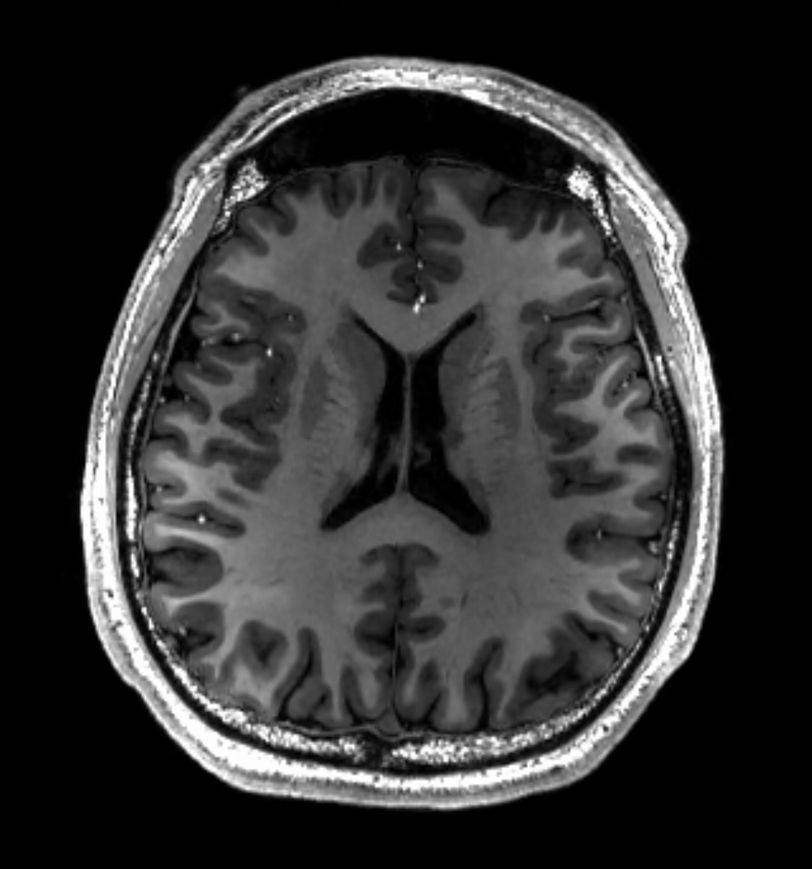
#> input picture Edge detection/brain_mri.png, 812 x 869 px, shrunk from 1433 x 1534 before the run
$ jupyter execute 'Canny-like implementation.ipynb'   (older library calls are emulated)
#> lines starting #> are read from the running program, lines starting #| are printed output that depends on the picture; after the words box and inside, x2 and y2 are one past the last pixel; in counts of white or black regions, pixels touching at a corner belong together
#> further down, image is the input picture: shape (869, 812, 3); min 0, max 255, mean 48.6
[cell 1]
import cv2
import numpy as np
import matplotlib.pyplot as plt

def apply_canny(image, low_threshold, high_threshold):
    # Convert the image to grayscale
#> called with low_threshold = 5, high_threshold = 150
    gray = cv2.cvtColor(image, cv2.COLOR_BGR2GRAY)

    # Apply Gaussian blur to reduce noise and help edge detection
    blurred = cv2.GaussianBlur(gray, (5, 5), 0)

    # Compute the gradients using Sobel operator
    gradient_x = cv2.Sobel(blurred, cv2.CV_64F, 1, 0, ksize=3)
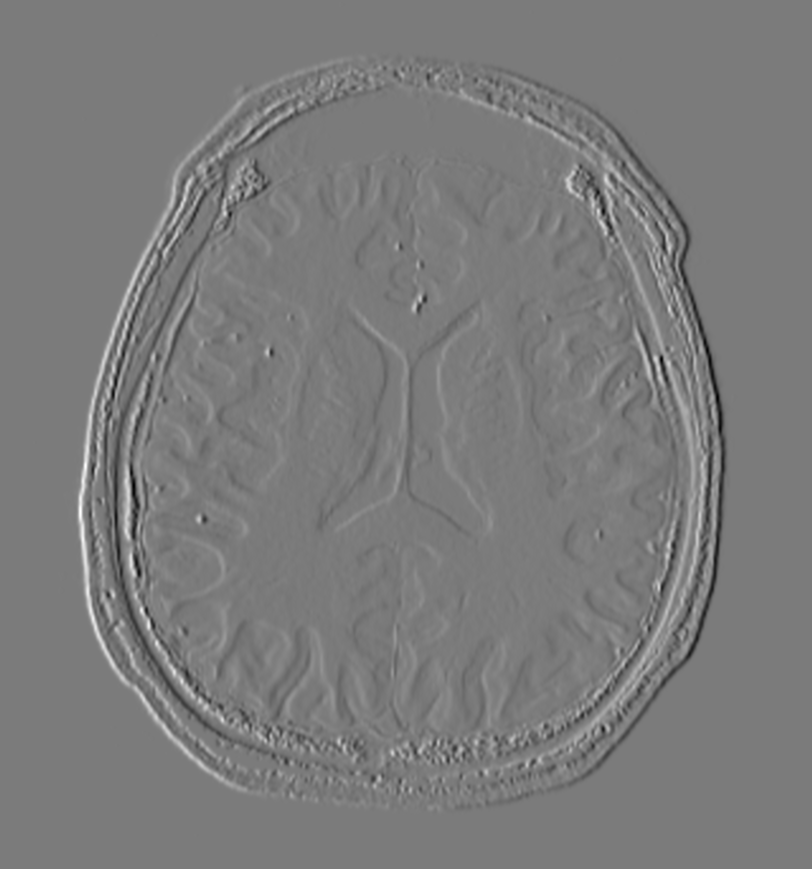
#> gradient_x: shape (869, 812) float64; min -493, max 527, mean 0; drawn with min black and max white
    gradient_y = cv2.Sobel(blurred, cv2.CV_64F, 0, 1, ksize=3)
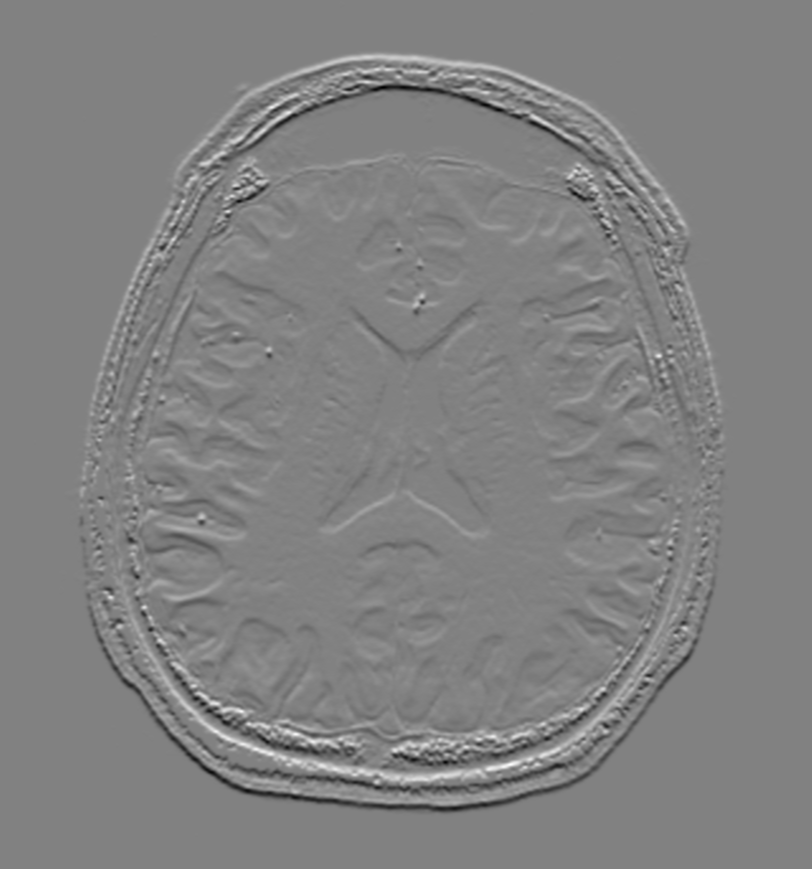
#> gradient_y: shape (869, 812) float64; min -432, max 418, mean 0; drawn with min black and max white

    # Compute the magnitude and direction of gradients
    magnitude = np.sqrt(gradient_x**2 + gradient_y**2)
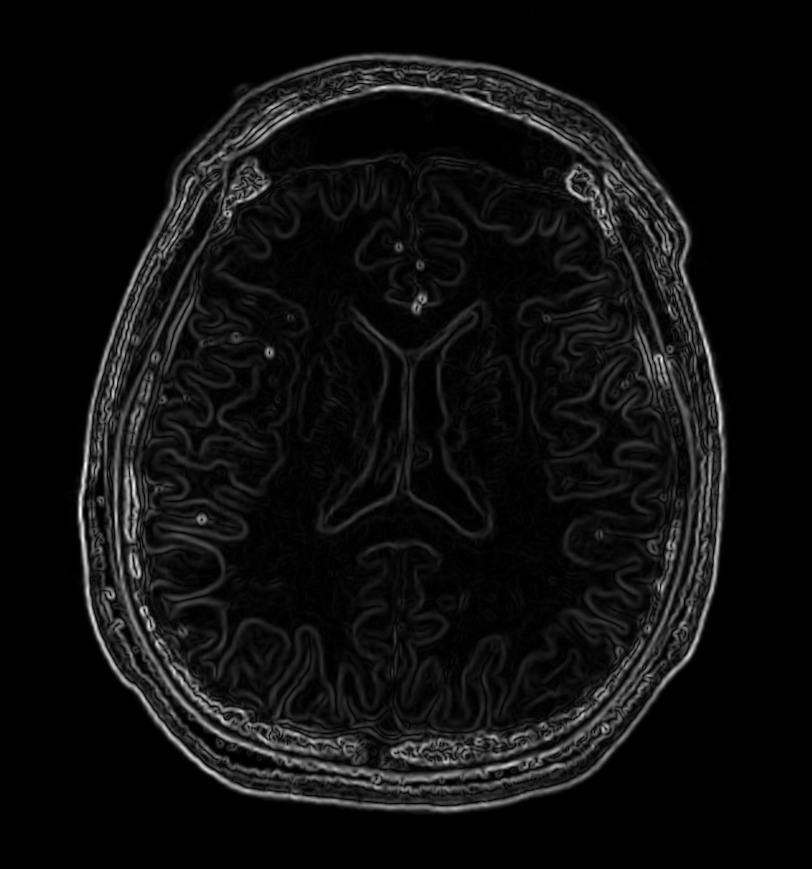
#> magnitude: shape (869, 812) float64; min 0, max 527.5, mean 30.6; drawn with min black and max white
    direction = np.arctan2(gradient_y, gradient_x) * (180 / np.pi)
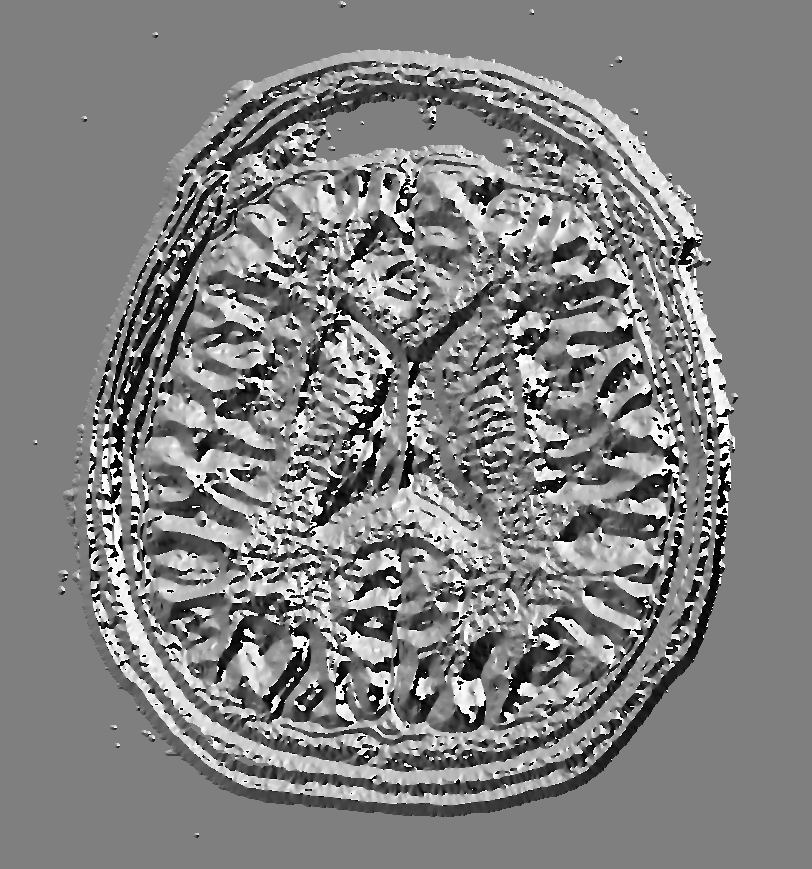
#> direction: shape (869, 812) float64; min -179.8, max 180, mean 2.9; drawn with min black and max white

    # Non-maximum suppression
    suppressed = np.zeros_like(magnitude)
    for i in range(1, magnitude.shape[0] - 1):
        for j in range(1, magnitude.shape[1] - 1):
            angle = direction[i, j]
            q = 255
            r = 255

            if (0 <= angle < 22.5) or (157.5 <= angle <= 180):
                q = magnitude[i, j + 1]
                r = magnitude[i, j - 1]
            elif 22.5 <= angle < 67.5:
                q = magnitude[i + 1, j - 1]
                r = magnitude[i - 1, j + 1]
            elif 67.5 <= angle < 112.5:
                q = magnitude[i + 1, j]
                r = magnitude[i - 1, j]
            elif 112.5 <= angle < 157.5:
                q = magnitude[i - 1, j - 1]
                r = magnitude[i + 1, j + 1]

            if magnitude[i, j] >= q and magnitude[i, j] >= r:
                suppressed[i, j] = magnitude[i, j]
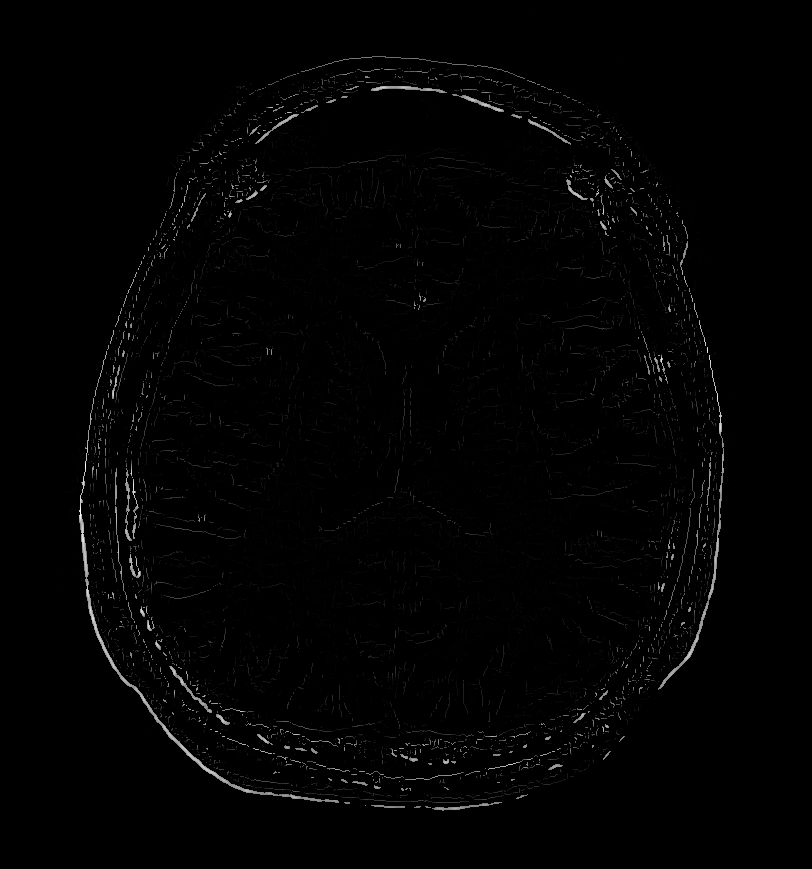
#> suppressed: shape (869, 812) float64; min 0, max 527.5, mean 5.5; drawn with min black and max white

    # Hysteresis thresholding
    edges = np.zeros_like(suppressed)
    edges[(suppressed >= high_threshold)] = 255
    edges[(suppressed <= low_threshold)] = 0
    # Simplified version without having edge linking and connection
    return edges

# Read the image
image = cv2.imread('brain_mri.png')

# Check if the image is loaded successfully
if image is None:
    raise ValueError("Error: Image not loaded. Please check the file path.")

# Apply Canny edge detector
edges = apply_canny(image, low_threshold=5, high_threshold=150)
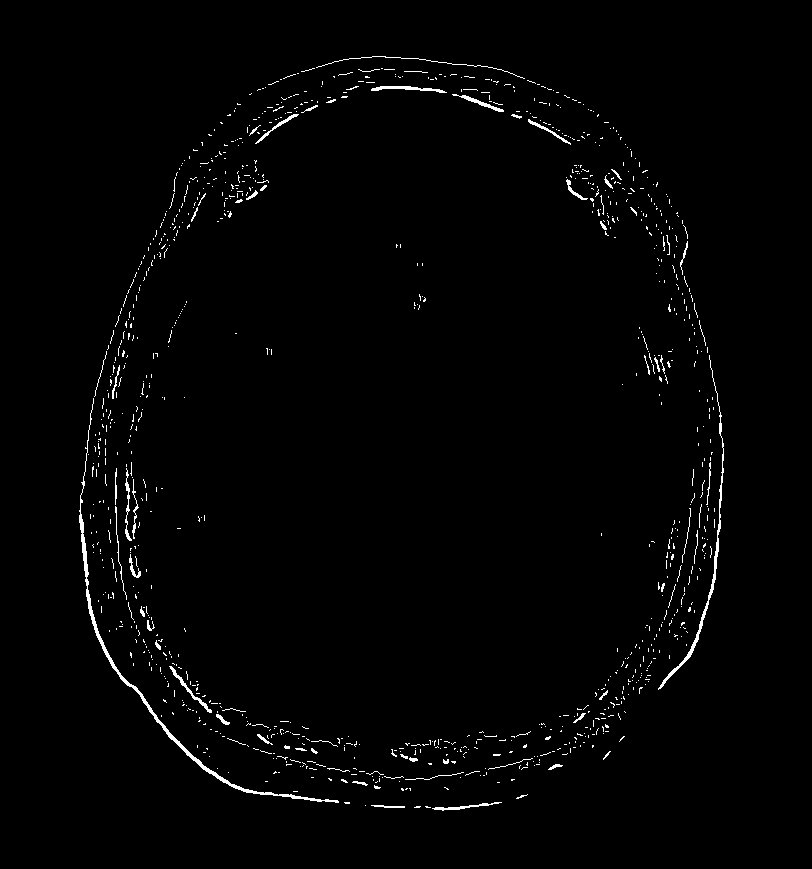
#> edges: shape (869, 812) float64; 1.4% white in thin lines or dots, all inside (x1, y1, x2, y2) = (79, 56, 724, 811)

# Display the original and edge-detected images
plt.figure(figsize=(10, 5))
plt.subplot(1, 2, 1)
plt.imshow(cv2.cvtColor(image, cv2.COLOR_BGR2RGB))
plt.title('Original Image')

plt.subplot(1, 2, 2)
plt.imshow(edges, cmap='gray')
plt.title('Canny Edge Detection')

plt.show()
